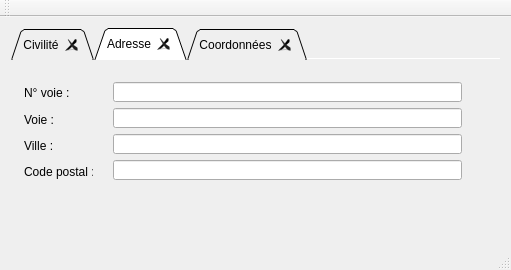
<?xml version="1.0" encoding="UTF-8"?>
<ui version="4.0">
 <class>MainWindow</class>
 <widget class="QMainWindow" name="MainWindow">
  <property name="geometry">
   <rect>
    <x>0</x>
    <y>0</y>
    <width>511</width>
    <height>270</height>
   </rect>
  </property>
  <property name="windowTitle">
   <string>MainWindow</string>
  </property>
  <widget class="QWidget" name="centralWidget">
   <layout class="QHBoxLayout" name="horizontalLayout">
    <item>
     <widget class="QTabWidget" name="tabWidget">
      <property name="enabled">
       <bool>true</bool>
      </property>
      <property name="sizePolicy">
       <sizepolicy hsizetype="Preferred" vsizetype="Expanding">
        <horstretch>0</horstretch>
        <verstretch>0</verstretch>
       </sizepolicy>
      </property>
      <property name="tabPosition">
       <enum>QTabWidget::North</enum>
      </property>
      <property name="tabShape">
       <enum>QTabWidget::Triangular</enum>
      </property>
      <property name="currentIndex">
       <number>1</number>
      </property>
      <property name="elideMode">
       <enum>Qt::ElideNone</enum>
      </property>
      <property name="documentMode">
       <bool>true</bool>
      </property>
      <property name="tabsClosable">
       <bool>true</bool>
      </property>
      <property name="movable">
       <bool>true</bool>
      </property>
      <widget class="QWidget" name="tab">
       <attribute name="title">
        <string>Civilité</string>
       </attribute>
       <layout class="QHBoxLayout" name="horizontalLayout_2">
        <item>
         <layout class="QVBoxLayout" name="verticalLayout_2">
          <item>
           <widget class="QLabel" name="label">
            <property name="text">
             <string>Sexe :</string>
            </property>
           </widget>
          </item>
          <item>
           <widget class="QLabel" name="label_2">
            <property name="text">
             <string>Nom :</string>
            </property>
           </widget>
          </item>
          <item>
           <widget class="QLabel" name="label_3">
            <property name="text">
             <string>Prénom :</string>
            </property>
           </widget>
          </item>
          <item>
           <widget class="QLabel" name="label_4">
            <property name="text">
             <string>Statut :</string>
            </property>
           </widget>
          </item>
         </layout>
        </item>
        <item>
         <layout class="QVBoxLayout" name="verticalLayout">
          <item>
           <widget class="QLineEdit" name="lineEdit"/>
          </item>
          <item>
           <widget class="QLineEdit" name="lineEdit_2"/>
          </item>
          <item>
           <widget class="QLineEdit" name="lineEdit_3"/>
          </item>
          <item>
           <widget class="QLineEdit" name="lineEdit_4"/>
          </item>
         </layout>
        </item>
       </layout>
      </widget>
      <widget class="QWidget" name="tab_2">
       <attribute name="title">
        <string>Adresse</string>
       </attribute>
       <widget class="QWidget" name="">
        <property name="geometry">
         <rect>
          <x>91</x>
          <y>11</y>
          <width>371</width>
          <height>120</height>
         </rect>
        </property>
        <layout class="QVBoxLayout" name="verticalLayout_3">
         <item>
          <widget class="QLineEdit" name="lineEdit_5"/>
         </item>
         <item>
          <widget class="QLineEdit" name="lineEdit_6"/>
         </item>
         <item>
          <widget class="QLineEdit" name="lineEdit_7"/>
         </item>
         <item>
          <widget class="QLineEdit" name="lineEdit_8"/>
         </item>
        </layout>
       </widget>
       <widget class="QWidget" name="">
        <property name="geometry">
         <rect>
          <x>2</x>
          <y>12</y>
          <width>91</width>
          <height>121</height>
         </rect>
        </property>
        <layout class="QVBoxLayout" name="verticalLayout_4">
         <item>
          <widget class="QLabel" name="label_5">
           <property name="text">
            <string>N° voie :</string>
           </property>
          </widget>
         </item>
         <item>
          <widget class="QLabel" name="label_6">
           <property name="text">
            <string>Voie :</string>
           </property>
          </widget>
         </item>
         <item>
          <widget class="QLabel" name="label_7">
           <property name="text">
            <string>Ville :</string>
           </property>
          </widget>
         </item>
         <item>
          <widget class="QLabel" name="label_8">
           <property name="text">
            <string>Code postal :</string>
           </property>
          </widget>
         </item>
        </layout>
       </widget>
      </widget>
      <widget class="QWidget" name="tab_3">
       <attribute name="title">
        <string>Coordonnées</string>
       </attribute>
       <widget class="QWidget" name="">
        <property name="geometry">
         <rect>
          <x>0</x>
          <y>10</y>
          <width>105</width>
          <height>121</height>
         </rect>
        </property>
        <layout class="QVBoxLayout" name="verticalLayout_5">
         <item>
          <widget class="QLabel" name="label_9">
           <property name="text">
            <string>Adresse email :</string>
           </property>
          </widget>
         </item>
         <item>
          <widget class="QLabel" name="label_10">
           <property name="text">
            <string>Téléphone :</string>
           </property>
          </widget>
         </item>
         <item>
          <widget class="QLabel" name="label_11">
           <property name="text">
            <string>Portable :</string>
           </property>
          </widget>
         </item>
         <item>
          <widget class="QLabel" name="label_12">
           <property name="text">
            <string>Autres :</string>
           </property>
          </widget>
         </item>
        </layout>
       </widget>
       <widget class="QWidget" name="">
        <property name="geometry">
         <rect>
          <x>120</x>
          <y>10</y>
          <width>341</width>
          <height>120</height>
         </rect>
        </property>
        <layout class="QVBoxLayout" name="verticalLayout_6">
         <item>
          <widget class="QLineEdit" name="lineEdit_9"/>
         </item>
         <item>
          <widget class="QLineEdit" name="lineEdit_10"/>
         </item>
         <item>
          <widget class="QLineEdit" name="lineEdit_11"/>
         </item>
         <item>
          <widget class="QLineEdit" name="lineEdit_12"/>
         </item>
        </layout>
       </widget>
      </widget>
     </widget>
    </item>
   </layout>
  </widget>
  <widget class="QMenuBar" name="menuBar">
   <property name="geometry">
    <rect>
     <x>0</x>
     <y>0</y>
     <width>511</width>
     <height>22</height>
    </rect>
   </property>
   <property name="sizePolicy">
    <sizepolicy hsizetype="MinimumExpanding" vsizetype="Fixed">
     <horstretch>0</horstretch>
     <verstretch>0</verstretch>
    </sizepolicy>
   </property>
  </widget>
  <widget class="QToolBar" name="mainToolBar">
   <attribute name="toolBarArea">
    <enum>TopToolBarArea</enum>
   </attribute>
   <attribute name="toolBarBreak">
    <bool>false</bool>
   </attribute>
  </widget>
  <widget class="QStatusBar" name="statusBar"/>
 </widget>
 <layoutdefault spacing="6" margin="11"/>
 <resources/>
 <connections/>
</ui>
